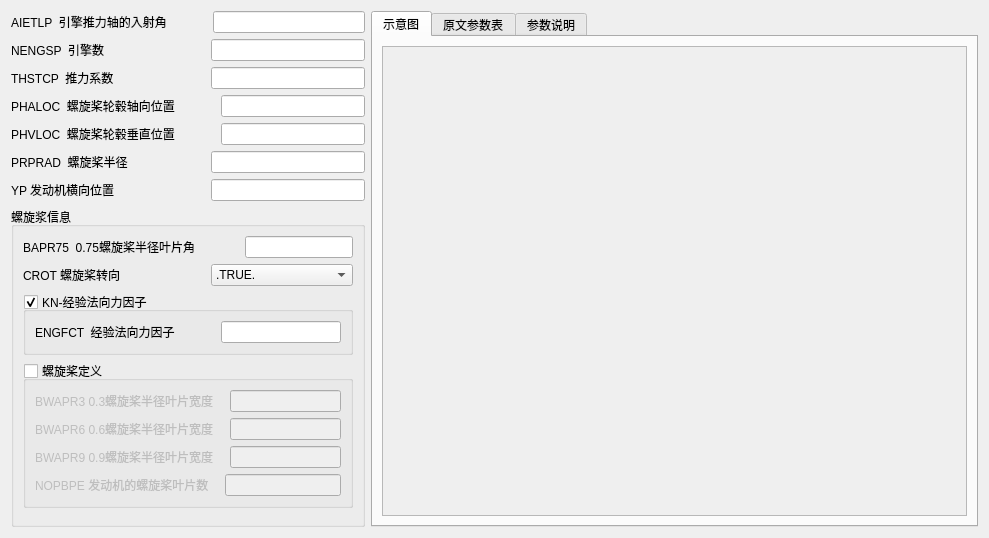
<?xml version="1.0" encoding="UTF-8"?>
<ui version="4.0">
 <class>PROPWR</class>
 <widget class="QWidget" name="PROPWR">
  <property name="geometry">
   <rect>
    <x>0</x>
    <y>0</y>
    <width>989</width>
    <height>538</height>
   </rect>
  </property>
  <property name="windowTitle">
   <string>螺旋桨</string>
  </property>
  <layout class="QHBoxLayout" name="horizontalLayout_18">
   <item>
    <layout class="QVBoxLayout" name="verticalLayout_4">
     <item>
      <layout class="QHBoxLayout" name="horizontalLayout">
       <item>
        <widget class="QLabel" name="label">
         <property name="text">
          <string>AIETLP  引擎推力轴的入射角</string>
         </property>
        </widget>
       </item>
       <item>
        <spacer name="horizontalSpacer">
         <property name="orientation">
          <enum>Qt::Horizontal</enum>
         </property>
         <property name="sizeType">
          <enum>QSizePolicy::Preferred</enum>
         </property>
         <property name="sizeHint" stdset="0">
          <size>
           <width>40</width>
           <height>20</height>
          </size>
         </property>
        </spacer>
       </item>
       <item>
        <widget class="QLineEdit" name="AIETLP">
         <property name="sizePolicy">
          <sizepolicy hsizetype="Preferred" vsizetype="Fixed">
           <horstretch>0</horstretch>
           <verstretch>0</verstretch>
          </sizepolicy>
         </property>
         <property name="toolTip">
          <string> angle of incidence of engine thrust axis。引擎推力轴的入射角</string>
         </property>
        </widget>
       </item>
      </layout>
     </item>
     <item>
      <layout class="QHBoxLayout" name="horizontalLayout_2">
       <item>
        <widget class="QLabel" name="label_2">
         <property name="text">
          <string>NENGSP  引擎数</string>
         </property>
        </widget>
       </item>
       <item>
        <spacer name="horizontalSpacer_2">
         <property name="orientation">
          <enum>Qt::Horizontal</enum>
         </property>
         <property name="sizeType">
          <enum>QSizePolicy::Preferred</enum>
         </property>
         <property name="sizeHint" stdset="0">
          <size>
           <width>40</width>
           <height>20</height>
          </size>
         </property>
        </spacer>
       </item>
       <item>
        <widget class="QLineEdit" name="NENGSP">
         <property name="sizePolicy">
          <sizepolicy hsizetype="Preferred" vsizetype="Fixed">
           <horstretch>0</horstretch>
           <verstretch>0</verstretch>
          </sizepolicy>
         </property>
         <property name="toolTip">
          <string>number of engines(1 or 2)。引擎数</string>
         </property>
        </widget>
       </item>
      </layout>
     </item>
     <item>
      <layout class="QHBoxLayout" name="horizontalLayout_3">
       <item>
        <widget class="QLabel" name="label_3">
         <property name="text">
          <string>THSTCP  推力系数</string>
         </property>
        </widget>
       </item>
       <item>
        <spacer name="horizontalSpacer_3">
         <property name="orientation">
          <enum>Qt::Horizontal</enum>
         </property>
         <property name="sizeType">
          <enum>QSizePolicy::Preferred</enum>
         </property>
         <property name="sizeHint" stdset="0">
          <size>
           <width>40</width>
           <height>20</height>
          </size>
         </property>
        </spacer>
       </item>
       <item>
        <widget class="QLineEdit" name="THSTCP">
         <property name="sizePolicy">
          <sizepolicy hsizetype="Preferred" vsizetype="Fixed">
           <horstretch>0</horstretch>
           <verstretch>0</verstretch>
          </sizepolicy>
         </property>
         <property name="toolTip">
          <string>thrus coefficient = 2T/(P∞V∞^2Sref)，推力系数</string>
         </property>
        </widget>
       </item>
      </layout>
     </item>
     <item>
      <layout class="QHBoxLayout" name="horizontalLayout_4">
       <item>
        <widget class="QLabel" name="label_4">
         <property name="text">
          <string>PHALOC  螺旋桨轮毂轴向位置</string>
         </property>
        </widget>
       </item>
       <item>
        <spacer name="horizontalSpacer_4">
         <property name="orientation">
          <enum>Qt::Horizontal</enum>
         </property>
         <property name="sizeType">
          <enum>QSizePolicy::Preferred</enum>
         </property>
         <property name="sizeHint" stdset="0">
          <size>
           <width>40</width>
           <height>20</height>
          </size>
         </property>
        </spacer>
       </item>
       <item>
        <widget class="QLineEdit" name="PHALOC">
         <property name="sizePolicy">
          <sizepolicy hsizetype="Preferred" vsizetype="Fixed">
           <horstretch>0</horstretch>
           <verstretch>0</verstretch>
          </sizepolicy>
         </property>
         <property name="toolTip">
          <string>axial location of propeller hub，螺旋桨轮毂轴向位置</string>
         </property>
        </widget>
       </item>
      </layout>
     </item>
     <item>
      <layout class="QHBoxLayout" name="horizontalLayout_5">
       <item>
        <widget class="QLabel" name="label_5">
         <property name="text">
          <string>PHVLOC  螺旋桨轮毂垂直位置</string>
         </property>
        </widget>
       </item>
       <item>
        <spacer name="horizontalSpacer_5">
         <property name="orientation">
          <enum>Qt::Horizontal</enum>
         </property>
         <property name="sizeType">
          <enum>QSizePolicy::Preferred</enum>
         </property>
         <property name="sizeHint" stdset="0">
          <size>
           <width>40</width>
           <height>20</height>
          </size>
         </property>
        </spacer>
       </item>
       <item>
        <widget class="QLineEdit" name="PHVLOC">
         <property name="sizePolicy">
          <sizepolicy hsizetype="Preferred" vsizetype="Fixed">
           <horstretch>0</horstretch>
           <verstretch>0</verstretch>
          </sizepolicy>
         </property>
         <property name="toolTip">
          <string>vertical location of propeller hub，螺旋桨轮毂垂直位置 </string>
         </property>
        </widget>
       </item>
      </layout>
     </item>
     <item>
      <layout class="QHBoxLayout" name="horizontalLayout_6">
       <item>
        <widget class="QLabel" name="label_6">
         <property name="text">
          <string>PRPRAD  螺旋桨半径</string>
         </property>
        </widget>
       </item>
       <item>
        <spacer name="horizontalSpacer_6">
         <property name="orientation">
          <enum>Qt::Horizontal</enum>
         </property>
         <property name="sizeType">
          <enum>QSizePolicy::Preferred</enum>
         </property>
         <property name="sizeHint" stdset="0">
          <size>
           <width>40</width>
           <height>20</height>
          </size>
         </property>
        </spacer>
       </item>
       <item>
        <widget class="QLineEdit" name="PRPRAD">
         <property name="sizePolicy">
          <sizepolicy hsizetype="Preferred" vsizetype="Fixed">
           <horstretch>0</horstretch>
           <verstretch>0</verstretch>
          </sizepolicy>
         </property>
         <property name="toolTip">
          <string>propeller radius ，螺旋桨半径</string>
         </property>
        </widget>
       </item>
      </layout>
     </item>
     <item>
      <layout class="QHBoxLayout" name="horizontalLayout_12">
       <item>
        <widget class="QLabel" name="label_12">
         <property name="text">
          <string>YP 发动机横向位置  </string>
         </property>
        </widget>
       </item>
       <item>
        <spacer name="horizontalSpacer_12">
         <property name="orientation">
          <enum>Qt::Horizontal</enum>
         </property>
         <property name="sizeType">
          <enum>QSizePolicy::Preferred</enum>
         </property>
         <property name="sizeHint" stdset="0">
          <size>
           <width>40</width>
           <height>20</height>
          </size>
         </property>
        </spacer>
       </item>
       <item>
        <widget class="QLineEdit" name="YP">
         <property name="sizePolicy">
          <sizepolicy hsizetype="Preferred" vsizetype="Fixed">
           <horstretch>0</horstretch>
           <verstretch>0</verstretch>
          </sizepolicy>
         </property>
         <property name="toolTip">
          <string>lateral location of engine ，发动机横向位置 </string>
         </property>
        </widget>
       </item>
      </layout>
     </item>
     <item>
      <widget class="QGroupBox" name="groupBox">
       <property name="title">
        <string>螺旋浆信息</string>
       </property>
       <layout class="QVBoxLayout" name="verticalLayout_3">
        <item>
         <layout class="QHBoxLayout" name="horizontalLayout_14">
          <item>
           <widget class="QLabel" name="label_14">
            <property name="text">
             <string>BAPR75  0.75螺旋桨半径叶片角 </string>
            </property>
           </widget>
          </item>
          <item>
           <spacer name="horizontalSpacer_14">
            <property name="orientation">
             <enum>Qt::Horizontal</enum>
            </property>
            <property name="sizeType">
             <enum>QSizePolicy::Preferred</enum>
            </property>
            <property name="sizeHint" stdset="0">
             <size>
              <width>40</width>
              <height>20</height>
             </size>
            </property>
           </spacer>
          </item>
          <item>
           <widget class="QLineEdit" name="BAPR75">
            <property name="sizePolicy">
             <sizepolicy hsizetype="Preferred" vsizetype="Fixed">
              <horstretch>0</horstretch>
              <verstretch>0</verstretch>
             </sizepolicy>
            </property>
            <property name="toolTip">
             <string>blade angle at 0.75 propeller radius ，0.75螺旋桨半径叶片角</string>
            </property>
           </widget>
          </item>
         </layout>
        </item>
        <item>
         <layout class="QHBoxLayout" name="horizontalLayout_13">
          <item>
           <widget class="QLabel" name="label_13">
            <property name="text">
             <string>CROT 螺旋桨转向</string>
            </property>
           </widget>
          </item>
          <item>
           <spacer name="horizontalSpacer_13">
            <property name="orientation">
             <enum>Qt::Horizontal</enum>
            </property>
            <property name="sizeType">
             <enum>QSizePolicy::Preferred</enum>
            </property>
            <property name="sizeHint" stdset="0">
             <size>
              <width>40</width>
              <height>20</height>
             </size>
            </property>
           </spacer>
          </item>
          <item>
           <widget class="QComboBox" name="comboBox_CROT">
            <property name="toolTip">
             <string>&lt;html&gt;&lt;head/&gt;&lt;body&gt;&lt;p&gt; .TRUE. counter rotating propeller 反向螺旋桨;&lt;/p&gt;&lt;p&gt; .FALSE. non counter rotating propeller  非对旋螺旋桨&lt;/p&gt;&lt;/body&gt;&lt;/html&gt;</string>
            </property>
            <item>
             <property name="text">
              <string>.TRUE.</string>
             </property>
            </item>
            <item>
             <property name="text">
              <string>.FALSE.</string>
             </property>
            </item>
           </widget>
          </item>
         </layout>
        </item>
        <item>
         <widget class="QGroupBox" name="groupBox_KN">
          <property name="title">
           <string>KN-经验法向力因子</string>
          </property>
          <property name="checkable">
           <bool>true</bool>
          </property>
          <layout class="QVBoxLayout" name="verticalLayout">
           <item>
            <layout class="QHBoxLayout" name="horizontalLayout_7">
             <item>
              <widget class="QLabel" name="label_7">
               <property name="text">
                <string>ENGFCT  经验法向力因子</string>
               </property>
              </widget>
             </item>
             <item>
              <spacer name="horizontalSpacer_7">
               <property name="orientation">
                <enum>Qt::Horizontal</enum>
               </property>
               <property name="sizeType">
                <enum>QSizePolicy::Preferred</enum>
               </property>
               <property name="sizeHint" stdset="0">
                <size>
                 <width>40</width>
                 <height>20</height>
                </size>
               </property>
              </spacer>
             </item>
             <item>
              <widget class="QLineEdit" name="ENGFCT">
               <property name="sizePolicy">
                <sizepolicy hsizetype="Preferred" vsizetype="Fixed">
                 <horstretch>0</horstretch>
                 <verstretch>0</verstretch>
                </sizepolicy>
               </property>
               <property name="toolTip">
                <string>empirical normal force factor ，经验法向力因子 </string>
               </property>
              </widget>
             </item>
            </layout>
           </item>
          </layout>
         </widget>
        </item>
        <item>
         <widget class="QGroupBox" name="groupBox_propeller">
          <property name="title">
           <string>螺旋桨定义</string>
          </property>
          <property name="checkable">
           <bool>true</bool>
          </property>
          <property name="checked">
           <bool>false</bool>
          </property>
          <layout class="QVBoxLayout" name="verticalLayout_2">
           <item>
            <layout class="QHBoxLayout" name="horizontalLayout_8">
             <item>
              <widget class="QLabel" name="label_8">
               <property name="text">
                <string>BWAPR3 0.3螺旋桨半径叶片宽度</string>
               </property>
              </widget>
             </item>
             <item>
              <spacer name="horizontalSpacer_8">
               <property name="orientation">
                <enum>Qt::Horizontal</enum>
               </property>
               <property name="sizeType">
                <enum>QSizePolicy::Preferred</enum>
               </property>
               <property name="sizeHint" stdset="0">
                <size>
                 <width>10</width>
                 <height>20</height>
                </size>
               </property>
              </spacer>
             </item>
             <item>
              <widget class="QLineEdit" name="BWAPR3">
               <property name="sizePolicy">
                <sizepolicy hsizetype="Preferred" vsizetype="Fixed">
                 <horstretch>0</horstretch>
                 <verstretch>0</verstretch>
                </sizepolicy>
               </property>
               <property name="toolTip">
                <string>blade width at 0.3 propeller radius ，0.3螺旋桨半径叶片宽度</string>
               </property>
              </widget>
             </item>
            </layout>
           </item>
           <item>
            <layout class="QHBoxLayout" name="horizontalLayout_9">
             <item>
              <widget class="QLabel" name="label_9">
               <property name="text">
                <string>BWAPR6 0.6螺旋桨半径叶片宽度</string>
               </property>
              </widget>
             </item>
             <item>
              <spacer name="horizontalSpacer_9">
               <property name="orientation">
                <enum>Qt::Horizontal</enum>
               </property>
               <property name="sizeType">
                <enum>QSizePolicy::Preferred</enum>
               </property>
               <property name="sizeHint" stdset="0">
                <size>
                 <width>10</width>
                 <height>20</height>
                </size>
               </property>
              </spacer>
             </item>
             <item>
              <widget class="QLineEdit" name="BWAPR6">
               <property name="sizePolicy">
                <sizepolicy hsizetype="Preferred" vsizetype="Fixed">
                 <horstretch>0</horstretch>
                 <verstretch>0</verstretch>
                </sizepolicy>
               </property>
               <property name="toolTip">
                <string>blade width at 0.6 propeller radius ，0.6螺旋桨半径叶片宽度</string>
               </property>
              </widget>
             </item>
            </layout>
           </item>
           <item>
            <layout class="QHBoxLayout" name="horizontalLayout_10">
             <item>
              <widget class="QLabel" name="label_10">
               <property name="text">
                <string>BWAPR9 0.9螺旋桨半径叶片宽度</string>
               </property>
              </widget>
             </item>
             <item>
              <spacer name="horizontalSpacer_10">
               <property name="orientation">
                <enum>Qt::Horizontal</enum>
               </property>
               <property name="sizeType">
                <enum>QSizePolicy::Preferred</enum>
               </property>
               <property name="sizeHint" stdset="0">
                <size>
                 <width>10</width>
                 <height>20</height>
                </size>
               </property>
              </spacer>
             </item>
             <item>
              <widget class="QLineEdit" name="BWAPR9">
               <property name="sizePolicy">
                <sizepolicy hsizetype="Preferred" vsizetype="Fixed">
                 <horstretch>0</horstretch>
                 <verstretch>0</verstretch>
                </sizepolicy>
               </property>
               <property name="toolTip">
                <string>blade width at 0.9 propeller radius ，0.9螺旋桨半径叶片宽度</string>
               </property>
              </widget>
             </item>
            </layout>
           </item>
           <item>
            <layout class="QHBoxLayout" name="horizontalLayout_11">
             <item>
              <widget class="QLabel" name="label_11">
               <property name="text">
                <string>NOPBPE 发动机的螺旋桨叶片数</string>
               </property>
              </widget>
             </item>
             <item>
              <spacer name="horizontalSpacer_11">
               <property name="orientation">
                <enum>Qt::Horizontal</enum>
               </property>
               <property name="sizeType">
                <enum>QSizePolicy::Preferred</enum>
               </property>
               <property name="sizeHint" stdset="0">
                <size>
                 <width>10</width>
                 <height>20</height>
                </size>
               </property>
              </spacer>
             </item>
             <item>
              <widget class="QLineEdit" name="NOPBPE">
               <property name="sizePolicy">
                <sizepolicy hsizetype="Preferred" vsizetype="Fixed">
                 <horstretch>0</horstretch>
                 <verstretch>0</verstretch>
                </sizepolicy>
               </property>
               <property name="toolTip">
                <string>number of propeller blades per engine ，发动机的螺旋桨叶片数</string>
               </property>
              </widget>
             </item>
            </layout>
           </item>
          </layout>
         </widget>
        </item>
        <item>
         <spacer name="verticalSpacer">
          <property name="orientation">
           <enum>Qt::Vertical</enum>
          </property>
          <property name="sizeHint" stdset="0">
           <size>
            <width>20</width>
            <height>40</height>
           </size>
          </property>
         </spacer>
        </item>
       </layout>
      </widget>
     </item>
    </layout>
   </item>
   <item>
    <widget class="QTabWidget" name="tabWidget">
     <property name="currentIndex">
      <number>0</number>
     </property>
     <widget class="QWidget" name="tab">
      <attribute name="title">
       <string>示意图</string>
      </attribute>
      <layout class="QHBoxLayout" name="horizontalLayout_16">
       <item>
        <widget class="QScrollArea" name="scrollArea">
         <property name="widgetResizable">
          <bool>true</bool>
         </property>
         <widget class="QWidget" name="scrollAreaWidgetContents">
          <property name="geometry">
           <rect>
            <x>0</x>
            <y>0</y>
            <width>1823</width>
            <height>1149</height>
           </rect>
          </property>
          <layout class="QVBoxLayout" name="verticalLayout_5">
           <item>
            <widget class="QLabel" name="label_Pic1">
             <property name="text">
              <string/>
             </property>
             <property name="pixmap">
              <pixmap resource="card_rc.qrc">:/card/rc_card/PROPWR-fig.bmp</pixmap>
             </property>
             <property name="scaledContents">
              <bool>true</bool>
             </property>
            </widget>
           </item>
          </layout>
         </widget>
        </widget>
       </item>
      </layout>
     </widget>
     <widget class="QWidget" name="tab_3">
      <attribute name="title">
       <string>原文参数表</string>
      </attribute>
      <layout class="QHBoxLayout" name="horizontalLayout_17">
       <item>
        <widget class="QScrollArea" name="scrollArea_2">
         <property name="widgetResizable">
          <bool>true</bool>
         </property>
         <widget class="QWidget" name="scrollAreaWidgetContents_2">
          <property name="geometry">
           <rect>
            <x>0</x>
            <y>0</y>
            <width>1978</width>
            <height>1565</height>
           </rect>
          </property>
          <layout class="QVBoxLayout" name="verticalLayout_6">
           <item>
            <widget class="QLabel" name="label_pic2">
             <property name="text">
              <string/>
             </property>
             <property name="pixmap">
              <pixmap resource="card_rc.qrc">:/card/rc_card/PROWER.bmp</pixmap>
             </property>
             <property name="scaledContents">
              <bool>true</bool>
             </property>
            </widget>
           </item>
          </layout>
         </widget>
        </widget>
       </item>
      </layout>
     </widget>
     <widget class="QWidget" name="tab_2">
      <attribute name="title">
       <string>参数说明</string>
      </attribute>
      <layout class="QHBoxLayout" name="horizontalLayout_15">
       <item>
        <widget class="QTextBrowser" name="textBrowser_Para">
         <property name="html">
          <string>&lt;!DOCTYPE HTML PUBLIC &quot;-//W3C//DTD HTML 4.0//EN&quot; &quot;http://www.w3.org/TR/REC-html40/strict.dtd&quot;&gt;
&lt;html&gt;&lt;head&gt;&lt;meta name=&quot;qrichtext&quot; content=&quot;1&quot; /&gt;&lt;style type=&quot;text/css&quot;&gt;
p, li { white-space: pre-wrap; }
&lt;/style&gt;&lt;/head&gt;&lt;body style=&quot; font-family:'SimSun'; font-size:9pt; font-weight:400; font-style:normal;&quot;&gt;
&lt;p style=&quot; margin-top:0px; margin-bottom:0px; margin-left:0px; margin-right:0px; -qt-block-indent:0; text-indent:0px;&quot;&gt;#PROPWR  动力定义卡&lt;/p&gt;
&lt;p style=&quot; margin-top:0px; margin-bottom:0px; margin-left:0px; margin-right:0px; -qt-block-indent:0; text-indent:0px;&quot;&gt;##本节主要录入动力的参数&lt;/p&gt;
&lt;p style=&quot; margin-top:0px; margin-bottom:0px; margin-left:0px; margin-right:0px; -qt-block-indent:0; text-indent:0px;&quot;&gt;| VariableName|别名|长度限制| 说明或Tips|&lt;/p&gt;
&lt;p style=&quot; margin-top:0px; margin-bottom:0px; margin-left:0px; margin-right:0px; -qt-block-indent:0; text-indent:0px;&quot;&gt;|--------:|:----------------------------|:-:|:---------------------------------------------------------------------------------------------------|&lt;/p&gt;
&lt;p style=&quot; margin-top:0px; margin-bottom:0px; margin-left:0px; margin-right:0px; -qt-block-indent:0; text-indent:0px;&quot;&gt;| AIETLP  | 引擎推力轴的入射角          | 0 | angle of incidence of engine thrust axis。引擎推力轴的入射角                                       |&lt;/p&gt;
&lt;p style=&quot; margin-top:0px; margin-bottom:0px; margin-left:0px; margin-right:0px; -qt-block-indent:0; text-indent:0px;&quot;&gt;| NENGSP  | 引擎数                      | 0 | number of engines(1 or 2)。引擎数                                                                  |&lt;/p&gt;
&lt;p style=&quot; margin-top:0px; margin-bottom:0px; margin-left:0px; margin-right:0px; -qt-block-indent:0; text-indent:0px;&quot;&gt;| THSTCP  | 推力系数                    | 0 | thrus coefficient = 2T/(P∞V∞^2Sref)，推力系数                                                      |&lt;/p&gt;
&lt;p style=&quot; margin-top:0px; margin-bottom:0px; margin-left:0px; margin-right:0px; -qt-block-indent:0; text-indent:0px;&quot;&gt;| PHALOC  | 螺旋桨轮毂轴向位置          | 0 | axial location of propeller hub，螺旋桨轮毂轴向位置                                                |&lt;/p&gt;
&lt;p style=&quot; margin-top:0px; margin-bottom:0px; margin-left:0px; margin-right:0px; -qt-block-indent:0; text-indent:0px;&quot;&gt;| PHVLOC  | 螺旋桨轮毂垂直位置          | 0 | vertical location of propeller hub，螺旋桨轮毂垂直位置                                             |&lt;/p&gt;
&lt;p style=&quot; margin-top:0px; margin-bottom:0px; margin-left:0px; margin-right:0px; -qt-block-indent:0; text-indent:0px;&quot;&gt;| PRPRAD  | 螺旋桨半径                  | 0 | propeller radius ，螺旋桨半径                                                                      |&lt;/p&gt;
&lt;p style=&quot; margin-top:0px; margin-bottom:0px; margin-left:0px; margin-right:0px; -qt-block-indent:0; text-indent:0px;&quot;&gt;| ENGFCT  | 经验法向力因子              | 0 | empirical normal force factor ，经验法向力因子                                                     |&lt;/p&gt;
&lt;p style=&quot; margin-top:0px; margin-bottom:0px; margin-left:0px; margin-right:0px; -qt-block-indent:0; text-indent:0px;&quot;&gt;| BWAPR3  | 0.3螺旋桨半径叶片宽度       | 0 | blade width at 0.3 propeller radius ，0.3螺旋桨半径叶片宽度                                        |&lt;/p&gt;
&lt;p style=&quot; margin-top:0px; margin-bottom:0px; margin-left:0px; margin-right:0px; -qt-block-indent:0; text-indent:0px;&quot;&gt;| BWAPR6  | 0.6螺旋桨半径叶片宽度       | 0 | blade width at 0.6 propeller radius ，0.6螺旋桨半径叶片宽度                                        |&lt;/p&gt;
&lt;p style=&quot; margin-top:0px; margin-bottom:0px; margin-left:0px; margin-right:0px; -qt-block-indent:0; text-indent:0px;&quot;&gt;| BWAPR9  | 0.9螺旋桨半径叶片宽度       | 0 | blade width at 0.9 propeller radius ，0.9螺旋桨半径叶片宽度                                        |&lt;/p&gt;
&lt;p style=&quot; margin-top:0px; margin-bottom:0px; margin-left:0px; margin-right:0px; -qt-block-indent:0; text-indent:0px;&quot;&gt;| NOPBPE  | 发动机的螺旋桨叶片数        | 0 | number of propeller blades per engine ，发动机的螺旋桨叶片数                                       |&lt;/p&gt;
&lt;p style=&quot; margin-top:0px; margin-bottom:0px; margin-left:0px; margin-right:0px; -qt-block-indent:0; text-indent:0px;&quot;&gt;| BAPR75  | 0.75螺旋桨半径叶片角        | 0 | blade angle at 0.75 propeller radius ，0.75螺旋桨半径叶片角                                        |&lt;/p&gt;
&lt;p style=&quot; margin-top:0px; margin-bottom:0px; margin-left:0px; margin-right:0px; -qt-block-indent:0; text-indent:0px;&quot;&gt;| YP      | 发动机横向位置              | 0 | lateral location of engine ，发动机横向位置                                                        |&lt;/p&gt;
&lt;p style=&quot; margin-top:0px; margin-bottom:0px; margin-left:0px; margin-right:0px; -qt-block-indent:0; text-indent:0px;&quot;&gt;| CROT    | 螺旋桨转向                  | 0 | .TRUE. counter rotating propeller 反向螺旋桨; .FALSE. non counter rotating propeller  非对旋螺旋桨 |&lt;/p&gt;
&lt;p style=&quot;-qt-paragraph-type:empty; margin-top:0px; margin-bottom:0px; margin-left:0px; margin-right:0px; -qt-block-indent:0; text-indent:0px;&quot;&gt;&lt;br /&gt;&lt;/p&gt;
&lt;p style=&quot;-qt-paragraph-type:empty; margin-top:0px; margin-bottom:0px; margin-left:0px; margin-right:0px; -qt-block-indent:0; text-indent:0px;&quot;&gt;&lt;br /&gt;&lt;/p&gt;
&lt;p style=&quot; margin-top:0px; margin-bottom:0px; margin-left:0px; margin-right:0px; -qt-block-indent:0; text-indent:0px;&quot;&gt;##Tips 1：&lt;/p&gt;
&lt;p style=&quot; margin-top:0px; margin-bottom:0px; margin-left:0px; margin-right:0px; -qt-block-indent:0; text-indent:0px;&quot;&gt;Kn is not required as input if (bp)'s are input and conversely (bp)'s are not required if Kn is input. (See section 4.6.1 of DATCOM)&lt;/p&gt;
&lt;p style=&quot; margin-top:0px; margin-bottom:0px; margin-left:0px; margin-right:0px; -qt-block-indent:0; text-indent:0px;&quot;&gt;ENGFCT,BWAPR3,BWAPR6,BWAPR9,NOPBPE&lt;/p&gt;
&lt;p style=&quot; margin-top:0px; margin-bottom:0px; margin-left:0px; margin-right:0px; -qt-block-indent:0; text-indent:0px;&quot;&gt;Kn 和 (bp)'s 参数不需要同时输入&lt;/p&gt;
&lt;p style=&quot;-qt-paragraph-type:empty; margin-top:0px; margin-bottom:0px; margin-left:0px; margin-right:0px; -qt-block-indent:0; text-indent:0px;&quot;&gt;&lt;br /&gt;&lt;/p&gt;
&lt;p style=&quot; margin-top:0px; margin-bottom:0px; margin-left:0px; margin-right:0px; -qt-block-indent:0; text-indent:0px;&quot;&gt;##Tips 2：&lt;/p&gt;
&lt;p style=&quot; margin-top:0px; margin-bottom:0px; margin-left:0px; margin-right:0px; -qt-block-indent:0; text-indent:0px;&quot;&gt;propeller power effect methods are only applicable to longitudinal stability parameters in the subsonic speed regime.&lt;/p&gt;
&lt;p style=&quot; margin-top:0px; margin-bottom:0px; margin-left:0px; margin-right:0px; -qt-block-indent:0; text-indent:0px;&quot;&gt;螺旋桨功率效应方法只适用于亚音速情况下的纵向稳定参数。&lt;/p&gt;&lt;/body&gt;&lt;/html&gt;</string>
         </property>
        </widget>
       </item>
      </layout>
     </widget>
    </widget>
   </item>
  </layout>
 </widget>
 <resources>
  <include location="card_rc.qrc"/>
 </resources>
 <connections/>
</ui>
